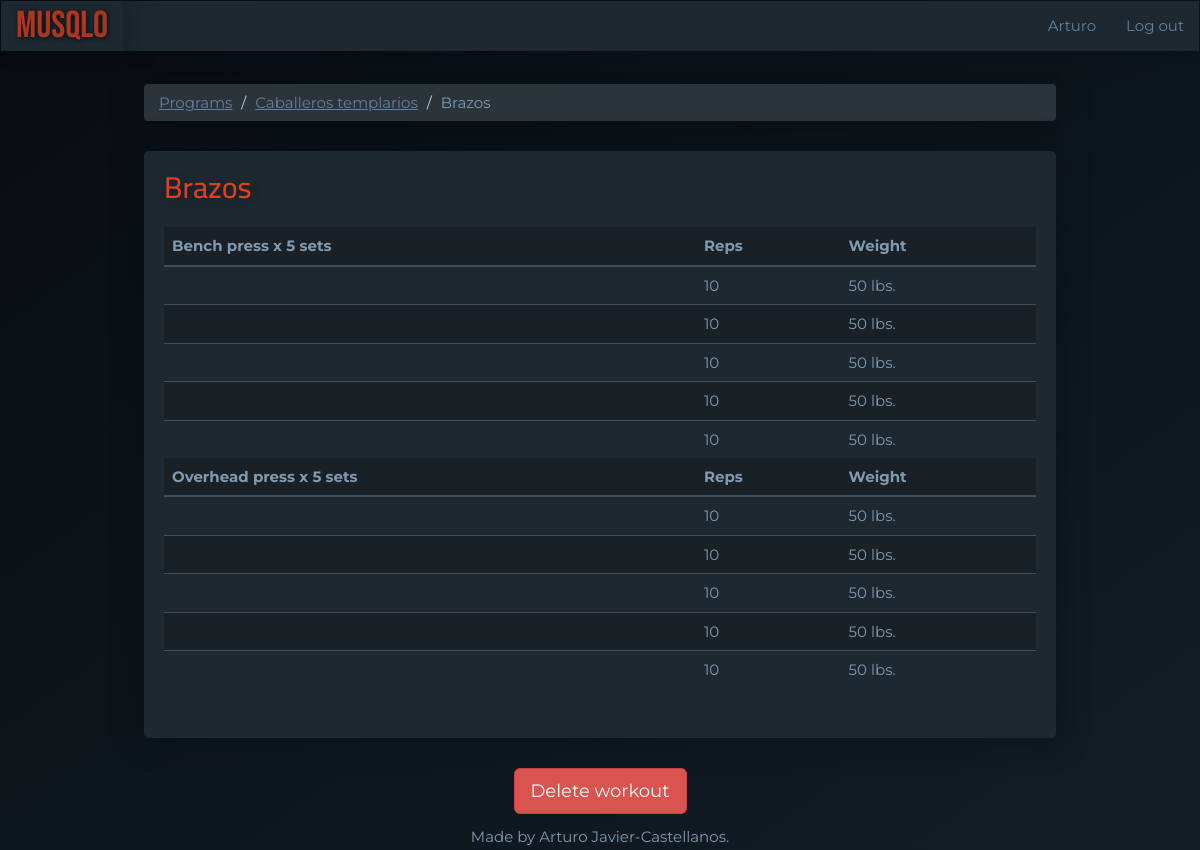
/workouts/2 (signed in), run on the app's committed database.
### main.py (models this page shows)
class User(UserMixin, db.Model):
    __tablename__ = "users"
    id = Column(Integer, primary_key=True)
    email = Column(String(100), unique=True)
    password = Column(String(100))
    name = Column(String(100))
    program_templates = relationship("ProgramTemplate", back_populates="user")
    programs = relationship("Program", back_populates="user")

class Program(db.Model):
    __tablename__ = "programs"
    id = Column(Integer, primary_key=True)
    user_id = Column(Integer, ForeignKey("users.id"))
    user = relationship("User", back_populates="programs")
    name = Column(String(200), nullable=False)
    weeks = Column(Integer, nullable=False)
    workouts = relationship("Workout", back_populates="parent_program")

class Workout(db.Model):
    __tablename__ = "workouts"
    id = Column(Integer, primary_key=True)
    name = Column(String(200), nullable=False)
    week = Column(Integer, nullable=False)
    date = Column(Date, nullable=False)
    program_id = Column(Integer, ForeignKey("programs.id"))
    parent_program = relationship("Program", back_populates="workouts")
    exercises = relationship("Exercise", back_populates="parent_workout")

class Exercise(db.Model):
    __tablename__ = "exercises"
    id = Column(Integer, primary_key=True)
    type = Column(String(200), nullable=False)
    workout_id = Column(Integer, ForeignKey("workouts.id"))
    parent_workout = relationship("Workout", back_populates="exercises")
    sets = relationship("Set", back_populates="parent_exercise")

class Set(db.Model):
    __tablename__ = "sets"
    id = Column(Integer, primary_key=True)
    weight = Column(Integer, nullable=False)
    reps = Column(Integer, nullable=False)
    order = Column(Integer, nullable=False)
    completed = Column(Boolean, nullable=False)
    exercise_id = Column(Integer, ForeignKey("exercises.id"))
    parent_exercise = relationship("Exercise", back_populates="sets")

### main.py (the view)
@app.route("/workouts/<int:workout_id>", methods=["GET", "POST"])
@protect_workout
def show_workout(workout_id):
    requested_workout = Workout.query.get(workout_id)
    return render_template("show-workout.html", workout=requested_workout)

### main.py (called while the page is built)
@login_manager.user_loader
def load_user(user_id):
    try:
        return User.query.get(int(user_id))
    except ValueError:
        return None

def protect_workout(f):
    @wraps(f)
    def decorated_function(workout_id, *args, **kwargs):
        requested_workout = Workout.query.get(workout_id)
        if requested_workout.parent_program.user_id != current_user.id:
            return abort(403)
        return f(workout_id, *args, **kwargs)
    return decorated_function

### templates/show-workout.html
{% extends 'bootstrap/base.html' %}
{% import "bootstrap/wtf.html" as wtf %}
{% block content %}
{% include "header.html" %}
<ol class="breadcrumb">
  <li><a href="{{url_for('dashboard')}}">Programs</a></li>
 <li><a href="{{url_for('show_program', program_id=workout.parent_program.id, week=workout.week)}}">{{workout.parent_program.name}}</a></li>
  <li class="active">{{ workout.name }}</li>
</ol>
<div class="card">
    <h2 class="card-title">{{ workout.name }}</h2>
    <table class="table">
        {% for exercise in workout.exercises: %}
            <thead>
                <tr>
                    <th scope="col">{{exercise.type}} x {{ exercise.sets|count }} sets</th>
                    <th scope="col">Reps</th>
                    <th scope="col">Weight</th>
                </tr>
            </thead>
            <tbody>
            {% for set in exercise.sets|reverse: %}
                <tr>
                    <td></td>
                    <td>{{set.reps}}</td>
                    <td>{{set.weight}} lbs.</td>
                </tr>
            {% endfor %}
            </tbody>
        {% endfor %}
    </table>
</div>
<div class="text-center">
    <a class="btn btn-lg btn-danger" href="{{url_for('delete_workout', workout_id=workout.id, week=workout.week)}}">Delete workout</a>
</div>
{% include "footer.html" %}
{% endblock %}

### templates/header.html (shortened to what this page needs)
<!DOCTYPE html>
<html lang="en">
<head>
    <link href="{{ url_for('static', filename='css/styles.css')}}" rel="stylesheet">
</head>
<body>
<div id="wrap">
<nav class="navbar navbar-inverted" role="navigation">
  <div class="navbar-header">
    <a class="navbar-brand" href="{{url_for('home')}}">MUSQLO</a>
  </div>
  <div class="collapse navbar-collapse" id="navbar-links">
  <ul class="nav navbar-nav navbar-right">
    {% if current_user.is_authenticated: %}
    <li><a href="{{url_for('user')}}">{{ current_user.name }}</a></li>
    <li><a href="{{url_for('logout')}}">Log out</a></li>
    {% else: %}
    <li><a href="{{ url_for('home',_anchor='login') }}">Log in</a></li>
    <li><a href="{{ url_for('register') }}">Register</a></li>
    {% endif %}
  </ul>
  </div>
</nav>
<div id="main">
<div class="container-fluid">

### static/css/styles.css (style rules this page uses)
body { font-family: 'Montserrat', sans-serif; font-size: 1.5rem; color: #819ab1; background: linear-gradient(to bottom right, #080d11, #121d26) fixed; }
.container-fluid { padding: 1% 12%; }
.card { background-color: #1d2830; border-radius: 5px; box-shadow: 0px 0 30px rgba(8, 13, 17, 0.5); padding: 0 20px 30px; margin-bottom: 30px; }
.breadcrumb { background-color: #2b343b; box-shadow: 0px 0 30px rgba(8, 13, 17, 0.5); margin-bottom: 30px; }
.breadcrumb > .active { font-family: 'Montserrat', sans-serif; color: #819ab1; }
.breadcrumb a { color: #61819e; text-decoration: underline; }
.card-title { font-family: 'Cairo', sans-serif; font-size: 3rem; color: #df4020; padding: 20px 0 15px; margin: 0 0 8px 0; text-shadow: 2px 3px 8px rgba(0, 0, 0, .3); }
.navbar-collapse { font-family: 'Montserrat', sans-serif; background-color: #1d2830; box-shadow: 0px 0 30px rgba(8, 13, 17, 0.5); }
.navbar-collapse a { color: #61819e; }
.navbar-header { font-family: 'Montserrat', sans-serif; background-color: #1d2830; box-shadow: 0px 0 30px rgba(8, 13, 17, 0.5); }
.navbar-header a { color: #61819e; }
.navbar-inverted > .navbar-header > .navbar-brand { font-family: 'Bebas Neue', cursive; color: #ad361f; font-size: 2.5em; text-shadow: 1px 1px 5px rgba(0, 0, 0, .7); }
.table tr:nth-child(even) td { background-color: #1a2126; }
.table > thead > tr > th { background-color: #1a2126; border-bottom: 2px solid #404e59; border-top: 0; }
.table > tbody > tr > td { border-color: #404e59; }
html, body { height: 100%; }
#wrap { min-height: 100%; }
#main { overflow:auto; padding-bottom: 2%; }

### data on the page
User: name "Arturo"
Program: parent_program.name "Caballeros templarios"
Workout: name "Brazos"
Exercise: type "Bench press", sets|count "5"
Set: reps "10", weight "50"
Set: reps "10", weight "50"
Set: reps "10", weight "50"
Set: reps "10", weight "50"
Set: reps "10", weight "50"
Exercise: type "Overhead press", sets|count "5"
Set: reps "10", weight "50"
Set: reps "10", weight "50"
Set: reps "10", weight "50"
Set: reps "10", weight "50"
Set: reps "10", weight "50"
